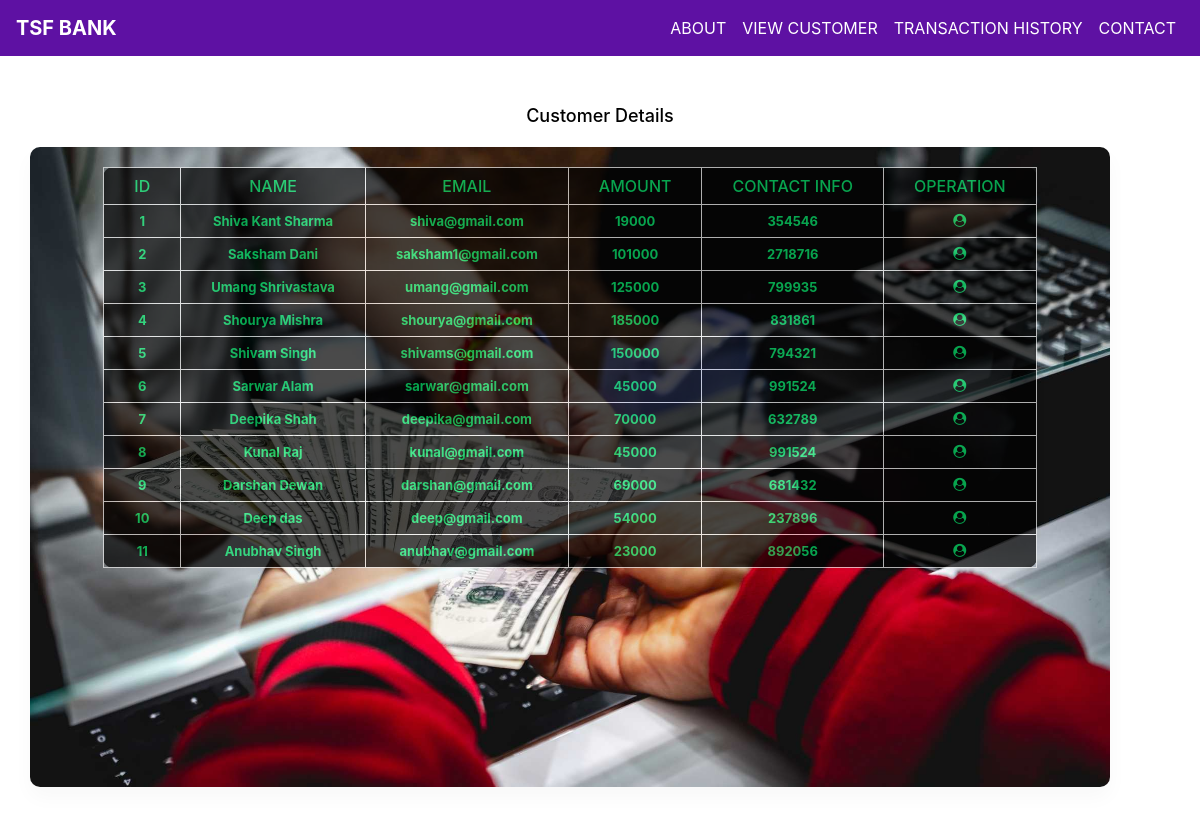
Page /viewcustomers.php on the committed database.
### tables this page shows
CREATE TABLE IF NOT EXISTS `users` (
  `id` int(255) NOT NULL AUTO_INCREMENT,
  `name` varchar(255) NOT NULL,
  `email` varchar(255) NOT NULL,
  `amount` int(255) NOT NULL,
  `contact` int(255) NOT NULL,
  PRIMARY KEY (`id`)
);

### viewcustomers.php (the view, shortened to what this page needs)
<html>
<head>
<link rel="stylesheet" href="https://maxcdn.bootstrapcdn.com/bootstrap/4.5.2/css/bootstrap.min.css">
<link rel="stylesheet" href="https://cdnjs.cloudflare.com/ajax/libs/font-awesome/4.7.0/css/font-awesome.min.css">
</head>
<body>
<div class="main_div">
     <div class="navbar navbar-expand-md">
      <a href="#" class="navbar-brand font-weight-bold text-white text-center">TSF BANK</a>
       <div class="collapse navbar-collapse text-center" id="collapsenavbar">
          <ul class="navbar-nav ml-auto">
              <li class="nav-item">
                  <a href="index.php" class="nav-link text-white">ABOUT</a></li>
              <li class="nav-item">
                  <a href="viewcustomers.php" class="nav-link text-white">VIEW CUSTOMER</a></li>
              <li class="nav-item">
                  <a href="transaction.php" class="nav-link text-white">TRANSACTION HISTORY</a></li>
              <li class="nav-item">
                  <a href="#" class="nav-link text-white">CONTACT</a></li>
               </ul>
        </div>
     </div>
          <div class="display_table">
                 <h1>Customer Details</h1>
                 <div class="center_div">
               <div class="table-responsive">
                    <table>
                    <thead>
                     <tr>
                     <th>ID</th>
                      <th>Name</th>
                      <th>Email</th>
                       <th>Amount</th>
                    <th>Contact Info</th>
                      <th colspan="2">operation</th>
                    </tr>
                    </thead>
                   <tbody>
                  </div>
          <?php
          include 'connection.php';
          $selectquery = "select * from users";
          $query = mysqli_query($con,$selectquery);
           while($res = mysqli_fetch_array($query))
          {
            ?>
               <tr>
               <td><?php  echo $res['id']; ?></td>
               <td><?php echo $res['name']; ?></td>
               <td><?php echo $res['email']; ?></td>
               <td><?php echo $res['amount']; ?></td>
                   <td><?php echo $res['contact']; ?></td>
              <td><a href="transfermoney.php?idtransfer=<?php  echo $res['id']; ?>" ><i class=" fa fa-user-circle large" aria-hidden="true" style="color:#04FB73;"></i></a></td>
               </tr>
             <?php
          }
           ?>
</div>
</div>
</div>
</body>
</html>

### viewcustomers.php (style rules this page uses)
* { margin:0; padding:0; box-sizing:border-box; }
.navbar { width:100%; white-space:nowrap; background-color: #5E11A3; }
.main_div { width:100%; height:100vh; }
.display_table { width:100vw; height:100vh; display:flex; flex-direction:column; justify-content: center; text-align:center; }
.center_div { width:90vw; height:80vh; background-image:url('images/2.jpg'); background-repeat:no-repeat; background-size:100%; padding:20px 0 0 0; box-shadow:0 10px 20px 0 rgba(0,0,0,0.03); border-radius:10px; margin-left:30px; }
h1 { font-size:18px; color:#000; text-align:center; margin-top:-20px; margin-bottom:20px; }
table { border-collapse:collapse; background-color:black; box-shadow:0 10px 20px 0 rgba(0,0,0,0.03); border-radius: 10px; border-collapse:collapse; table-layout:fixed; opacity:0.7; color:#F7CC1A; font-weight:bold; margin:auto; }
th,td { border:1px solid #f2f2f2; padding:8px 30px; text-align:center; opacity:0.9; color:#04FB73 ; }
th { text-transform:uppercase; font-weight:500; }
td { font-size:13px; }

### rows in the picture
users: id "1", name "Shiva Kant Sharma", email "shiva@gmail.com", amount "19000", contact "354546"
users: id "2", name "Saksham Dani", email "saksham1@gmail.com", amount "101000", contact "2718716"
users: id "3", name "Umang Shrivastava", email "umang@gmail.com", amount "125000", contact "799935"
users: id "4", name "Shourya Mishra", email "shourya@gmail.com", amount "185000", contact "831861"
users: id "5", name "Shivam Singh", email "shivams@gmail.com", amount "150000", contact "794321"
users: id "6", name "Sarwar Alam", email "sarwar@gmail.com", amount "45000", contact "991524"
users: id "7", name "Deepika Shah", email "deepika@gmail.com", amount "70000", contact "632789"
users: id "8", name "Kunal Raj", email "kunal@gmail.com", amount "45000", contact "991524"
users: id "9", name "Darshan Dewan", email "darshan@gmail.com", amount "69000", contact "681432"
users: id "10", name "Deep das", email "deep@gmail.com", amount "54000", contact "237896"
users: id "11", name "Anubhav Singh", email "anubhav@gmail.com", amount "23000", contact "892056"
